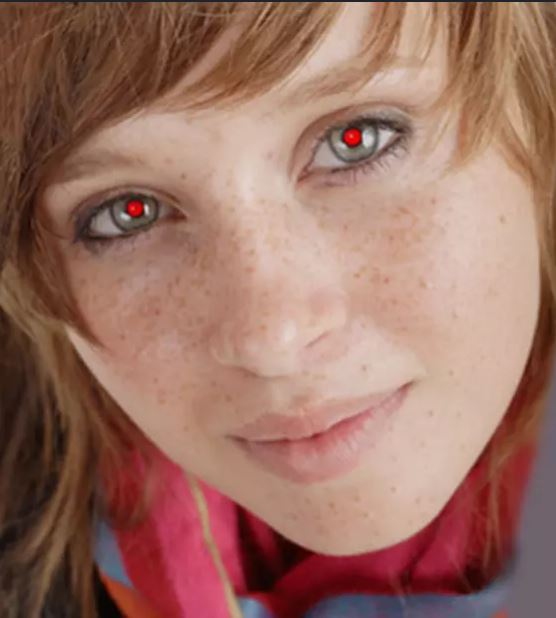
#> input picture OjosRojos/OjosRojos/testPhotos/red-eye2.jpg, 556 x 618 px
$ python OjosRojos.py
#> lines starting #> are read from the running program, lines starting #| are printed output that depends on the picture; after the words box and inside, x2 and y2 are one past the last pixel; in counts of white or black regions, pixels touching at a corner belong together
### OjosRojos/OjosRojos/circleDetector.py
import numpy as np
class Circle:
    p1 = []
    p2 = []
    p3 = []
    center = []
    radius = 0
    def __init__(self, _p1): #Constructor
        self.p1 = _p1
        self.mat = [[],[],[]]
        self.ds, self.dc, self.dd, self.de = 0,0,0,0
        self.c,self.d,self.e = 0,0,0
    #Funciones que dan solucion a un sistema de ecuaciones con 3 incogintas a partir de la regla de Cramer
    def getDs(self):
        self.ds = np.linalg.det([ [self.mat[0][0],self.mat[0][1],self.mat[0][2]],
                                  [self.mat[1][0],self.mat[1][1],self.mat[1][2]],
                                  [self.mat[2][0],self.mat[2][1],self.mat[2][2]] ])
    def getDc(self):
        self.dc = np.linalg.det([ [self.mat[0][3],self.mat[0][1],self.mat[0][2]],
                                  [self.mat[1][3],self.mat[1][1],self.mat[1][2]],
                                  [self.mat[2][3],self.mat[2][1],self.mat[2][2]] ])
    def getDd(self):
        self.dd = np.linalg.det([ [self.mat[0][0],self.mat[0][3],self.mat[0][2]],
                                  [self.mat[1][0],self.mat[1][3],self.mat[1][2]],
                                  [self.mat[2][0],self.mat[2][3],self.mat[2][2]] ])
    def getDe(self):
        self.de = np.linalg.det([ [self.mat[0][0],self.mat[0][1],self.mat[0][3]],
                                  [self.mat[1][0],self.mat[1][1],self.mat[1][3]],
                                  [self.mat[2][0],self.mat[2][1],self.mat[2][3]] ])
    def ti(self,x,y):
        return (pow(x,2)+pow(y,2))*-1
    def createMat(self):
        self.mat = [[self.p1[0],self.p1[1],1,self.ti(self.p1[0],self.p1[1])],[self.p2[0], self.p2[1],1,self.ti(self.p2[0],self.p2[1])],[self.p3[0], self.p3[1], 1,self.ti(self.p3[0],self.p3[1])]]
    def calcCenter(self,z):
        return pow(z/2,2)
    def getEq(self):
        #Funcion que defina la eucación de una circunferencia a partir de 3 puntos. Ejemplo del metodo utilizado: https://www.youtube.com/watch?v=gkQUyBf2VC8
        self.createMat()
        self.getDs()
        self.getDc()
        self.getDd()
        self.getDe()
        self.c = self.dc/(2*self.ds) #completa el cuadrado
        self.d = self.dd/(2*self.ds) #completa el cuadrado
        self.e = self.de/self.ds
        self.center = [int(self.c*-1),int(self.d*-1)]
        self.radius = int(pow((-1*self.e)+pow(self.c,2)+pow(self.d,2),0.5))

### OjosRojos/OjosRojos/OjosRojos.py
import cv2
import numpy as np
import random
import time
from circleDetector import Circle

#parameters:
imageSource = "testPhotos/red-eye2.jpg"

minBrightness = 15
numOfTests = 30
successTolerance = 0.75
circleToreranceDelta = 0.1
outerCircTolerance =  0.025


#end of parameters


#functions
def gamma(img, gamma):
    invGamma = 1/gamma
    table = np.array([((i / 255.0) ** invGamma) * 255
		for i in np.arange(0, 256)]).astype("uint8")
    return cv2.LUT(img, table)

def circunferencia(x,h,k,r):
    return int(pow(pow(r,2)-pow(x-h,2),0.5)+k)
#end of functions


img_original = cv2.imread(imageSource)
#> img_original is the input picture: shape (618, 556, 3); mean B, G, R 99.4, 112.4, 155.5
cv2.imshow("Original image", img_original)

img = img_original


tamanio = np.shape(img) #[y,x]
tamanio_original = tamanio
if(tamanio[0] > 800): #en caso de que la imagen sea muy grande, se escala proporcionalmente para agilizar su procesamiento.
    img = cv2.resize(img, (800, int(tamanio[0]*800/tamanio[1])))
    tamanio = np.shape(img)
if(tamanio[1] > 800):
    img = cv2.resize(img, ((int(tamanio[1]*800/tamanio[0])),800))
    tamanio = np.shape(img)

print("y: ",tamanio[0])
#| y:  618
print("x: ",tamanio[1])
#| x:  556

#BGR
imgChannels = [img[:,:,0], img[:,:,1], img[:,:,2]]


imgChannels[2] = gamma(imgChannels[2],0.8) #se aplica función gamma en el canal R (de BGR) para disminuir los tonos rojizos
#> in gamma, `return cv2.LUT(img, table)`:
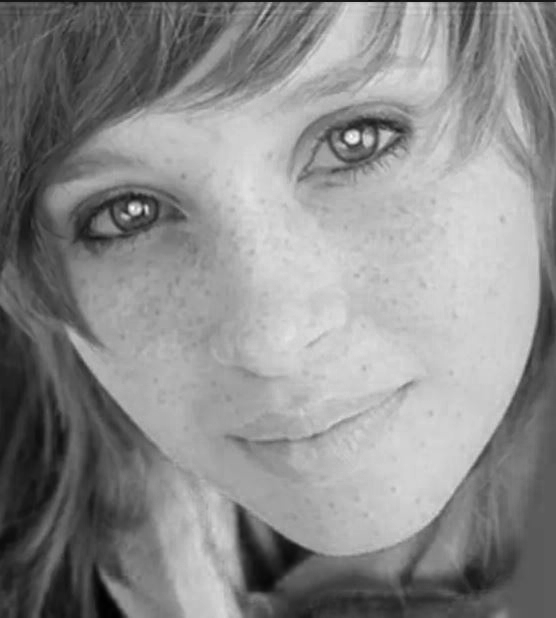
#> returned value: shape (618, 556); min 1, max 255, mean 139.5

imgMerged = cv2.merge(imgChannels) #se concatenan los tres canales con gamma en canal R
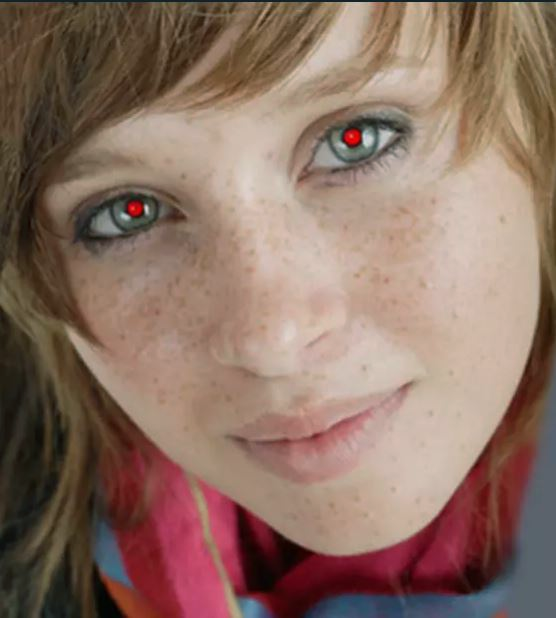
#> imgMerged: shape (618, 556, 3); mean of channels 0, 1, 2 99.4, 112.4, 139.5; drawn as B, G, R

imgGauss = cv2.GaussianBlur(imgMerged,(9,9),5) #se hace un blur a la imagen para reducir el ruido


#cv2.imshow("gamma",imgMerged)
#cv2.imshow("gamma-gauss",imgGauss)
imgHSV = cv2.cvtColor(imgGauss, cv2.COLOR_BGR2HSV)
#> imgHSV: shape (618, 556, 3); mean H, S, V 31.2, 88.6, 140.6


#H(0-180) S(0-100) V(0-100)
imgReds = (imgHSV[:,:,0] <= 5) & (imgHSV[:,:,1] > 80) & (imgHSV[:,:,2] > minBrightness) #se hace un threshold para los pixeles con hue correspondiente a un rojo con valores cercanos a 0°
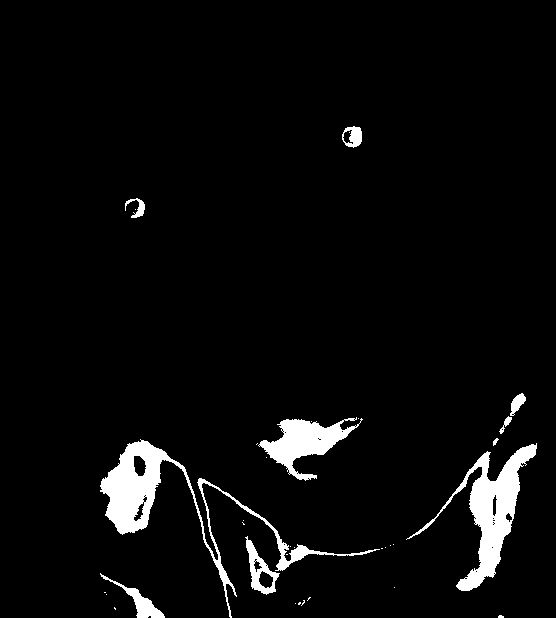
#> imgReds: shape (618, 556) bool; 4.3% white; 34 white regions (24 under 20 px), largest, box (x1, y1, x2, y2) and area: (100, 439, 380, 618) 5373, (406, 443, 537, 591) 4593, (258, 417, 363, 481) 2599
imgPinks = (imgHSV[:,:,0] >= 120) & (imgHSV[:,:,1] > 80) & (imgHSV[:,:,2] > minBrightness)#se hace un threshold para los pixeles con hue correspondiente a un rojo con valores cercanos a 179°
#> imgPinks: shape (618, 556) bool; 8.2% white; 13 white regions (5 under 20 px), largest, box (x1, y1, x2, y2) and area: (202, 467, 492, 618) 16584, (110, 460, 230, 618) 10066, (494, 455, 536, 576) 949
imgReds = imgReds + imgPinks #se juntan los 2 umbrales para crear una mascara de las zonas de la imagen que tienen rojos
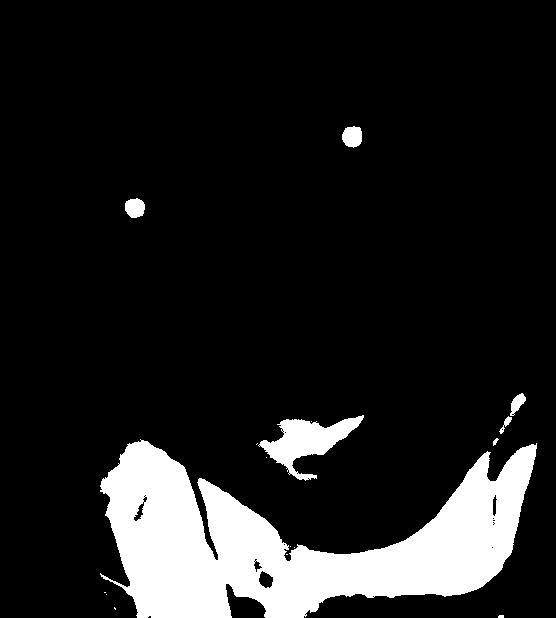
#> imgReds: shape (618, 556) bool; 12.5% white; 17 white regions (10 under 20 px), largest, box (x1, y1, x2, y2) and area: (100, 439, 537, 618) 39116, (258, 415, 364, 481) 2748, (342, 126, 362, 148) 349

imgEdges = cv2.Canny(imgReds.astype(np.uint8)*255, 100,100);#edge detection, crea una imagen con los bordes del umbral
#> imgEdges: shape (618, 556); 0.69% white in thin lines or dots, all inside (x1, y1, x2, y2) = (99, 126, 538, 618)

posibleCircleBlocks = np.zeros((tamanio[0],tamanio[1]),int).astype(np.uint8) #solo para mostrar el proceso
justCircles = np.zeros((tamanio[0],tamanio[1]),int).astype(np.uint8)
justCirclesArea = np.zeros((tamanio[0],tamanio[1]),int).astype(np.uint8)


#cv2.imshow("redEdges", imgEdges) #muestra los bordes del umbral
for x in range(0,tamanio[1]):
    for y in range(0, tamanio[0]):
        found = False
        if(imgEdges[y,x] == 255):
            #se ejecuta cuando encuentra un pixel de un borde del umbral
            tempCirc = Circle([x,y]) #se crea un objeto Circle, el cual puede calcular las propiedades de un circulo dados tres puntos[x,y]
                                     #y se pasa en el parametro del constructor el primer pixel encontrado de un borde figura dentro del umbral
            for x in range(tempCirc.p1[0]+1, tamanio[1]):
                if not(imgReds[y,x]):
                    tempCirc.p2 = [x,y]
                    found = True
                    break; #se hace un sliding-window de 1x1 hacia la derecha, hasta que sale de la figura, y a ese punto se le asigna como el segundo punto de la circunferencia
                found = False
            if(found):
                found = False
                x = int((tempCirc.p1[0]+tempCirc.p2[0])/2) # ahora se va a mover el eje x = (la mitad de los extremos)
                if(x == tempCirc.p1[0]): continue #en caso de que el circulo detectado se de 2x2
                for y in range(tempCirc.p1[1]+1, tamanio[0]):
                    if not(imgReds[y,x]):
                        tempCirc.p3 = [x,y]
                        found = True
                        break; #se hace un sliding-window de 1x1 hacia abajo hasta que sale de la figura, y a ese punto se le asigna como el tercer punto de la circunferencia
                    found = False
                if(found):
                    tempCirc.getEq() #si se encuentran 3 puntos, entonces se encuentra la circunferencia que pasa por esos 3 puntos
                    if(tempCirc.radius > (tamanio[0]+tamanio[1])/4): continue #en caso de que encuentre un circulo muy grande


                    successCount = 0 #contador que ayuda a calificar que tanto se parece la figura a un circulo

                    tempRadius = int(tempCirc.radius*0.75) #reduce el radio del posible circulo para comprobar valores dentro del circulo, los cuales deben valer 1
                    minX = int(tempCirc.center[0] - tempRadius)
                    sizeX = tempRadius

                     #en caso de que se encuentre en un borde el posible circulo
                    if(minX < 0): minX = 0
                    if(tempCirc.center[0] + tempRadius > tamanio[1]): sizeX = tamanio[1]-minX-1

                    for i in range(numOfTests):
                        testX = int(minX + ((sizeX/numOfTests)*(i+1)))
                        testY = circunferencia(testX, tempCirc.center[0], tempCirc.center[1], tempRadius)

                        #en caso de que se encuentre en un borde el posible circulo
                        if(testY < 0): testY = 0
                        if(testY >= tamanio[0]): testY = tamanio[0]-1

                        if(imgReds[testY,testX]):
                            successCount +=1 #la imagen del umbral tiene un pixel con valor de 1 dentro de lo que corresponde al posible circulo en la parte superior
                        if(imgReds[int(testY-tempRadius),testX]):
                            successCount +=1 #la imagen del umbral tiene un pixel con valor de 1 dentro de lo que corresponde al posible circulo en la parte inferior

                    tempRadius = int(tempCirc.radius*1.25) #aumenta el radio del posible circulo para comprobar valores fuera del circulo, los cuales deben valer 0
                    minX = int(tempCirc.center[0] - tempRadius)
                    sizeX = tempRadius

                     #en caso de que se encuentre en un borde el posible circulo
                    if(minX < 0): minX = 0
                    if(tempCirc.center[0] + tempRadius > tamanio[1]): sizeX = tamanio[1]-minX-1
                    for i in range(numOfTests):
                        testX = int(minX + ((sizeX/numOfTests)*(i+1))) # se fracciona en puntos del eje x que esten dentro del dominio del posible circulo
                        testY = circunferencia(testX, tempCirc.center[0], tempCirc.center[1], tempRadius) #se obtiene su posición en y, de acuerdo con la funcion de una circunferencia

                        #en caso de que se encuentre en un borde el posible circulo
                        if(testY < 0): testY = 0
                        if(testY >= tamanio[0]): testY = tamanio[0]-1

                        if not(imgReds[testY,testX]):
                            successCount +=1 #la imagen del umbral tiene un pixel con valor de 0 fuera de lo que corresponde al posible circulo en la parte superior
                        if not(imgReds[int(testY-tempRadius),testX]): #propiedad de simetria de una circunferencia
                            successCount +=1 #la imagen del umbral tiene un pixel con valor de 0 fuera de lo que corresponde al posible circulo en la parte inferior

                    if(successCount/(numOfTests*4) > successTolerance):
                        posibleCircleBlocks[int(tempCirc.center[1] - tempRadius):int(tempCirc.center[1] + tempRadius),int(tempCirc.center[0] - tempRadius):int(tempCirc.center[0] + tempRadius)] = 255
                        tempBlock = imgReds[int(tempCirc.center[1] - tempRadius):int(tempCirc.center[1] + tempRadius),int(tempCirc.center[0] - tempRadius):int(tempCirc.center[0] + tempRadius)]
                        tempBlock = tempBlock.astype(np.uint8) #se va a crear un bloque que sustrae el posible circulo de la imagen
                        tempAvg =  cv2.mean(tempBlock)[0]; #calcula el promedio de valores de los pixeles
                        cv2.circle(tempBlock,(tempRadius,tempRadius),tempCirc.radius,1,-1) #añade un circulo de unos al bloque del tamaño teorico del ojo
                        tempAvg2 =  cv2.mean(tempBlock)[0]; #nuevamente calcula el promedio del bloque pero ahora concatenado con la mascara del circulo
                        #si es un circulo, no se debieron de haber remplazado muchos valores, por lo que los promedios(tempAvg y tempAvg2) deben de ser muy similares
                        cv2.circle(tempBlock,(tempRadius,tempRadius),tempRadius,0,-1) #posteriormente se borra un circulo del tamaño del bloque
                        blackAvg = cv2.mean(tempBlock)[0]; #ahora al calcular el promedio con el circulo borrado
                        #si es un circulo, el bloque debería ser casi negro.
                        if(abs(tempAvg-tempAvg2) < circleToreranceDelta and blackAvg < outerCircTolerance): #en esta comparación se confirma que la figura es un circulo
                            #se crean mascaras que sustraen los circulos del resto de la imagen
                            justCirclesArea[int(tempCirc.center[1] - tempRadius):int(tempCirc.center[1] + tempRadius),int(tempCirc.center[0] - tempRadius):int(tempCirc.center[0] + tempRadius)] = 255
                            imgEdges[int(tempCirc.center[1] - tempRadius):int(tempCirc.center[1] + tempRadius),int(tempCirc.center[0] - tempRadius):int(tempCirc.center[0] + tempRadius)] = 0 #se borra el circulo de la imagen de bordes para evitar que se recalcule
                            justCircles[int(tempCirc.center[1] - tempRadius):int(tempCirc.center[1] + tempRadius),int(tempCirc.center[0] - tempRadius):int(tempCirc.center[0] + tempRadius)] = imgReds[int(tempCirc.center[1] - tempRadius):int(tempCirc.center[1] + tempRadius),int(tempCirc.center[0] - tempRadius):int(tempCirc.center[0] + tempRadius)]
#> imgEdges: shape (618, 556); 0.66% white in thin lines or dots, all inside (x1, y1, x2, y2) = (99, 393, 538, 618)
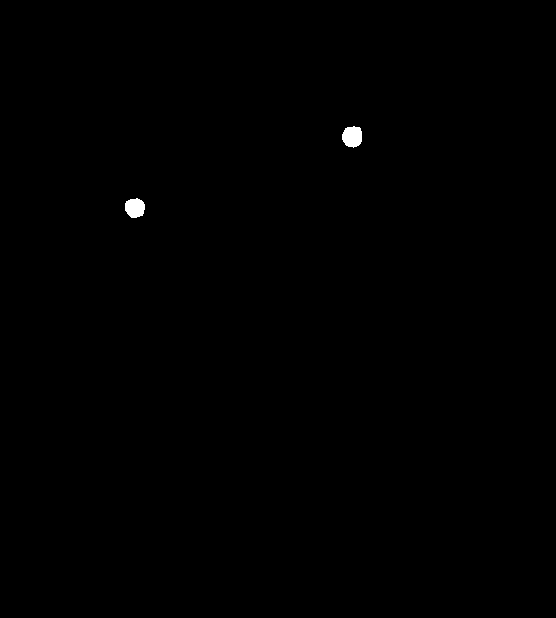
#> justCircles: shape (618, 556); values 0 (black) and 1 (white), 0.19% white; 2 white regions, box (x1, y1, x2, y2) and area: (342, 126, 362, 148) 349, (125, 198, 145, 218) 316
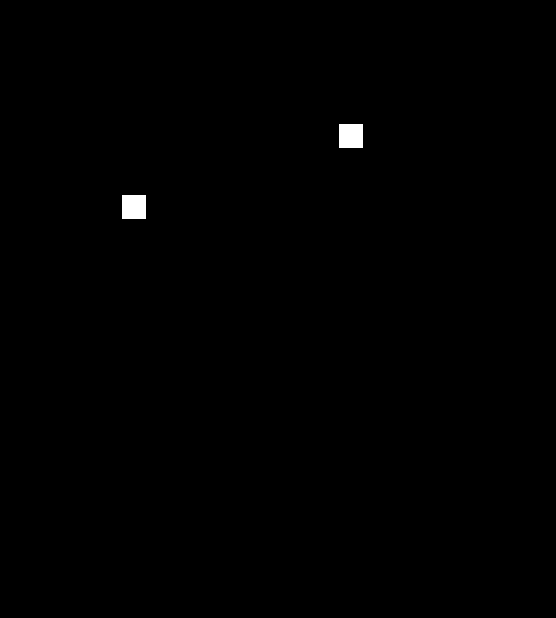
#> justCirclesArea: shape (618, 556); 0.34% white; 2 white regions, box (x1, y1, x2, y2) and area: (339, 124, 363, 148) 576, (122, 195, 146, 219) 576
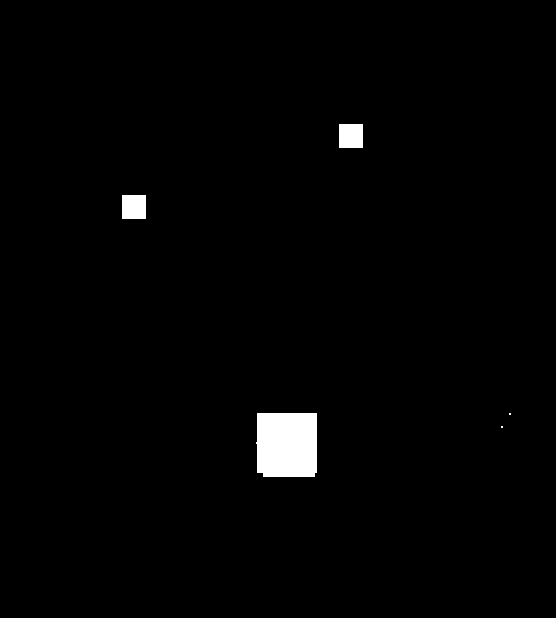
#> posibleCircleBlocks: shape (618, 556); 1.4% white; 5 white regions (2 under 20 px), largest, box (x1, y1, x2, y2) and area: (256, 413, 317, 477) 3810, (339, 124, 363, 148) 576, (122, 195, 146, 219) 576
#> after the loop, blackAvg = 0; minX = 532; sizeX = 3; successCount = 50; tempAvg = 0.5; tempAvg2 = 0.75; tempBlock = [[0, 0], [0, 0]]; tempCirc.p2 = [538, 444]; tempRadius = 3; testX = 535; testY = 448


#cv2.imshow("posible circle Area", posibleCircleBlocks) #solo para mostrar las zonas donde hubieron figuras con borde similar a una circunferencia
#cv2.imshow("circle Area", justCirclesArea) #solo para mostrar las zonas donde detecto circulos
#cv2.imshow("isolated circles", justCircles*255) #una matriz boolanea donde se aislan todos los circulos rojos del resto de la imagen

#se añade un blur a la imagen para que los cambios de color no sean tan abruptos y se rescala la imagen al tamaño original
bluryCircles = cv2.GaussianBlur(cv2.resize(justCircles*1.0,(tamanio_original[1],tamanio_original[0])),(21,21),2) # *1.0 para hacerlo float y que el blur sea entre 0 y 1
#cv2.imshow("blury circles", bluryCircles)

imgHSV_original = cv2.cvtColor(img_original, cv2.COLOR_BGR2HSV) #convierte la imagen original (sin ninguna operación) a HSV para modificar las tonalidades de los ojos
#> imgHSV_original: shape (618, 556, 3); mean H, S, V 28.4, 106.3, 155.9


imgHSV_original[:,:,0] = (40*bluryCircles) + (imgHSV_original[:,:,0]*(1-bluryCircles)) #que tanto aporta el Hue original en los ojos
#> imgHSV_original: shape (618, 556, 3); mean H, S, V 28.3, 106.3, 155.9
imgHSV_original[:,:,1] = imgHSV_original[:,:,1]*(1-(bluryCircles*0.9)) #vuelve la zona de los ojos en casi blanco y negro
#> imgHSV_original: shape (618, 556, 3); mean H, S, V 28.3, 106, 155.9
imgHSV_original[:,:,2] = imgHSV_original[:,:,2]*(1-(bluryCircles*0.8)) #oscurece la zona de los ojos
#> imgHSV_original: shape (618, 556, 3); mean H, S, V 28.3, 106, 155.6
finalImg = cv2.cvtColor(imgHSV_original,cv2.COLOR_HSV2BGR)

#cv2.namedWindow("Final image", cv2.WINDOW_NORMAL)
cv2.imshow("Final image", finalImg.astype(np.uint8))


cv2.imwrite("result.jpg",finalImg)
cv2.waitKey(0)
